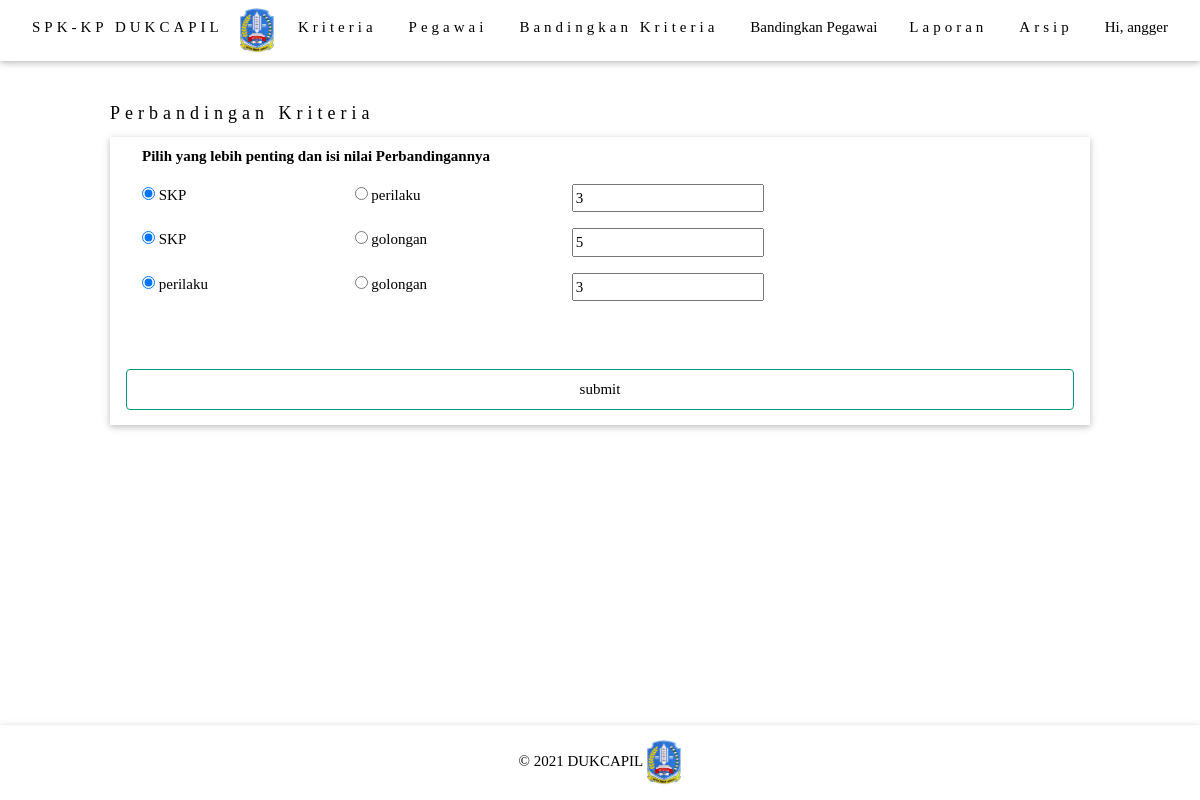
Screenshot of /spkkp/bobot_kriteria.php (signed in) with the database file from the repository.
### tables this page shows
CREATE TABLE `perbandingan_kriteria` (
  `id` int(11) NOT NULL,
  `kriteria1` int(11) NOT NULL,
  `kriteria2` int(11) NOT NULL,
  `nilai` float NOT NULL
);

### spkkp/fungsi.php (the view, shortened to what this page needs)
<?php
function getKriteriaID($no_urut) {
	include('config.php');
	$query  = "SELECT id FROM kriteria ORDER BY id";
	$result = mysqli_query($koneksi, $query);
	while ($row = mysqli_fetch_array($result)) {
		$listID[] = $row['id'];
	}
	return $listID[($no_urut)];
}
function getJumlahKriteria() {
	include('config.php');
	$query  = "SELECT count(*) FROM kriteria";
	$result = mysqli_query($koneksi, $query);
	while ($row = mysqli_fetch_array($result)) {
		$jmlData = $row[0];
	}
	return $jmlData;
}
function getNilaiPerbandinganKriteria($kriteria1,$kriteria2) {
	include('config.php');
	$id_kriteria1 = getKriteriaID($kriteria1);
	$id_kriteria2 = getKriteriaID($kriteria2);
	$query  = "SELECT nilai FROM perbandingan_kriteria WHERE kriteria1 = $id_kriteria1 AND kriteria2 = $id_kriteria2";
	$result = mysqli_query($koneksi, $query);
	if (mysqli_num_rows($result)==0) {
		$nilai = 1;
	} else {
		while ($row = mysqli_fetch_array($result)) {
			$nilai = $row['nilai'];
		}
	}
	return $nilai;
}
function showTabelPerbandingan($jenis,$kriteria) {
	include('config.php');
	if ($kriteria == 'kriteria') {
		$n = getJumlahKriteria();
	} else {
		$n = getJumlahAlternatif();
	}
	$query = "SELECT nama FROM $kriteria ORDER BY id";
	$result	= mysqli_query($koneksi, $query);
	while ($row = mysqli_fetch_array($result)) {
		$pilihan[] = $row['nama'];
	}
	?>
	<form class="w3-container w3-card" action="proses.php" method="post">
	<table class="w3-table ">
		<thead>
			<tr>
				<th colspan="3">Pilih yang lebih penting dan isi nilai Perbandingannya</th>
			</tr>
		</thead>
		<tbody>
	<?php
	$urut = 0;
	for ($x=0; $x <= ($n - 2); $x++) {
		for ($y=($x+1); $y <= ($n - 1) ; $y++) {
			$urut++;
	?>
			<tr>
				<td>
					<div class="field">
						<div class="ui radio checkbox">
							<input name="pilih<?php echo $urut?>" value="1" checked="" class="hidden" type="radio">
							<label><?php echo $pilihan[$x]; ?></label>
						</div>
					</div>
				</td>
				<td>
					<div class="field">
						<div class="ui radio checkbox">
							<input name="pilih<?php echo $urut?>" value="2" class="hidden" type="radio">
							<label><?php echo $pilihan[$y]; ?></label>
						</div>
					</div>
				</td>
				<td>
					<div class="field">
	<?php
	if ($kriteria == 'kriteria') {
		$nilai = getNilaiPerbandinganKriteria($x,$y);
	} else {
		$nilai = getNilaiPerbandinganAlternatif($x,$y,($jenis-1));
	}
	?>
						<input class=""  type="text" name="bobot<?php echo $urut?>" value="<?php echo $nilai?>" required>
					</div>
				</td>
			</tr>
			<?php
		}
	}
	?>
		</tbody>
	</table>
	<p>
	<br><br><input class="w3-button w3-block w3-white w3-border w3-round w3-border-teal" type="submit" name="submit" value="submit">
	</p>
	</form>
	<?php
}
?>

### spkkp/css/w3.css (style rules this page uses)
html { box-sizing:border-box }
*,*:before,*:after { box-sizing:inherit }
html { -ms-text-size-adjust:100%;-webkit-text-size-adjust:100% }
body { margin:0 }
button,input,select,textarea,optgroup { font:inherit;margin:0 }
button,input { overflow:visible }
button,[type=button],[type=reset],[type=submit] { -webkit-appearance:button }
[type=checkbox],[type=radio] { padding:0 }
html,body { font-family:Verdana,sans-serif;font-size:15px;line-height:1.5 }
html { overflow-x:hidden }
.w3-table,.w3-table-all { border-collapse:collapse;border-spacing:0;width:100%;display:table }
.w3-table td,.w3-table th,.w3-table-all td,.w3-table-all th { padding:8px 8px;display:table-cell;text-align:left;vertical-align:top }
.w3-table th:first-child,.w3-table td:first-child,.w3-table-all th:first-child,.w3-table-all td:first-child { padding-left:16px }
.w3-btn,.w3-button { border:none;display:inline-block;padding:8px 16px;vertical-align:middle;overflow:hidden;text-decoration:none;color:inherit;background-color:inherit;text-align:center;cursor:pointer;white-space:nowrap }
.w3-btn,.w3-button { -webkit-touch-callout:none;-webkit-user-select:none;-khtml-user-select:none;-moz-user-select:none;-ms-user-select:none;user-select:none }
.w3-block { display:block;width:100% }
.w3-container:after,.w3-container:before,.w3-panel:after,.w3-panel:before,.w3-row:after,.w3-row:before,.w3-row-padding:after,.w3-row-padding:before, .w3-cell-row:before,.w3-cell-row:after,.w3-clear:after,.w3-clear:before,.w3-bar:before,.w3-bar:after { content:"";display:table;clear:both }
.w3-round,.w3-round-medium { border-radius:4px }
.w3-container,.w3-panel { padding:0.01em 16px }
.w3-card,.w3-card-2 { box-shadow:0 2px 5px 0 rgba(0,0,0,0.16),0 2px 10px 0 rgba(0,0,0,0.12) }
.w3-border { border:1px solid #ccc!important }
.w3-white,.w3-hover-white:hover { color:#000!important;background-color:#fff!important }
.w3-border-teal,.w3-hover-border-teal:hover { border-color:#009688!important }

### spkkp/header.php (style rules this page uses)
body { font-family: "Times New Roman", Georgia, Serif; }

### rows the page displays
perbandingan_kriteria: nilai "3"
perbandingan_kriteria: nilai "5"
perbandingan_kriteria: nilai "3"

### other values shown
$_SESSION["username"] "angger"
$pilihan[$x] "SKP"
$pilihan[$y] "perilaku"
$pilihan[$y] "golongan"
$pilihan[$x] "perilaku"
